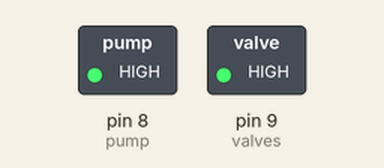
Simulated run of this sketch. Board: Arduino Uno, built with avr-gcc and run on an emulated ATmega328P. On the bench: switched loads named in the sketch (green lamp = pin HIGH). What the sketch prints to the serial monitor is not drawn.

Above: at 2.5 s.
At 5.5 s:
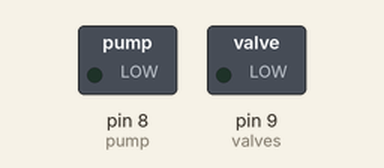
Timing chart, 0 to 7.8 s (numbered marks = the images above):
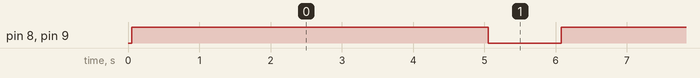

The sketch:

gardenBot_selfTest.ino
```cpp
//*************************
//Libraries
#include <math.h>
#include <Wire.h>
#include <Adafruit_MotorShield.h>
#include "utility/Adafruit_MS_PWMServoDriver.h"

//*************************
//Irrigation controls:
#define pump 8                //Pump control pin
#define valves 9              //Valve control (1,2,3)
#define Water_Level_Sensor A3 //Water level sensor

//Watering sensor variables:
double WaterAna;
double WaterNum;
int MoisAna[3];
double MoisPer[3];
static const uint8_t MoisPins[3] = {A0,A1,A2};
static const int AIR_VAL = 700;
static const int WATER_VAL = 400;

//Sensor flag:
uint8_t curSensor[3] = {1,2,3}; //Current sesnors being read/watered
int * drySensors; //List of sensors that require water
uint8_t sens[3];

//Actuation control:
Adafruit_MotorShield AFMS = Adafruit_MotorShield();  //Motor shield - Adafruit V2.0
Adafruit_StepperMotor *myMotor = AFMS.getStepper(200, 2); //Bi-stepper motor with 1.8 degree motor/360 has 200 steps, motor is connected to M3 & M4 (port 2)
int position_delta = 0;

//*************************
//Arduino setup:
void setup() {
  //Initilize serial connection
  Serial.begin(9600); //Allow for monitoring on PC (COM3) at buad rate of 9600
  //Serial.println("BEGIN MOTION: ");
  Serial.println("Setup starting");

  //Irrigation setup
  pinMode(pump, OUTPUT);
  pinMode(valves, OUTPUT);

  digitalWrite(pump, LOW) ;
  digitalWrite(valves, LOW);

  //Setup motor paramters
  myMotor->setSpeed(10);
  Serial.println("Motor speed set");

  //Initilize motor sheild
  AFMS.begin(); //WE ARE GETTING HUNG UP RIGHT HERE
  Serial.println("Setup complete");
}

//Main fns:
void loop() {
  //WATER LEVEL TEST:
  //waterTest();

  //MOISTURE LEVEL TEST:
  //moistTest();

  //PUMP & VALVES TEST:
  pumpTest();

  //MOTOR TEST:
  //motorTest();
}

//*************************
//Test Water level sensor:
void waterTest() {
  Serial.println("-------PERFORMING WATER LEVEL SENSOR TEST-------");

  WaterAna=(long)analogRead(Water_Level_Sensor);
  WaterNum=(WaterAna/650)*4;
  Serial.print("Water level: ");
  Serial.print(WaterAna);
  Serial.print(" - ");
  Serial.println(WaterNum);
  if(WaterAna<100) {
    Serial.print("WATER LOW! - ");
    Serial.println(WaterAna);
  } else {
    Serial.print("LEVEL - ");
    Serial.println(WaterAna);
  }
}

//Test Moisutre sensors:
void moistTest() {
  Serial.println("-------PERFORMING MOISTURE SENSORS TEST-------");

  char buffer[100];
  int *sensors = new int[3];
  int sens[3]={0,0,0};

  for(int i = 0; i<3; i++) {
    MoisAna[i] = analogRead(MoisPins[i]);
    MoisPer[i] = map(MoisAna[i], AIR_VAL, WATER_VAL,0,100);

    if (MoisPer[i] < 50) {
      sens[i] = 1; //Needs water
    } else {
      sens[i] = 0; //Does not need water
    }
    Serial.print("Sensor ");
    Serial.print(i);
    Serial.print(" - ");
    //Serial.println(MoisAna[i]);
    Serial.println(MoisPer[i]);
    //Serial.println(sens[i]);
  }
}

//Test pump and valves:
void pumpTest() {
  Serial.println("-------PERFORMING PUMP AND VALVE TEST-------");

  Serial.println("VALVES OPEN, PUMPING!");
  digitalWrite(valves, HIGH);
  digitalWrite(pump, HIGH);
  delay(5000);
  digitalWrite(pump, LOW);
  digitalWrite(valves, LOW);
  delay(1000);
  Serial.println("VALVES CLOSED!");
}

//Test motors:
void motorTest() {
  Serial.println("-------PERFORMING MOTOR TEST-------");

  position_delta = 1000;
  myMotor->step(position_delta,FORWARD, SINGLE); //Move to correct position
  Serial.println("AAA");
  myMotor->step(position_delta,BACKWARD, SINGLE); //Move to previous position
  myMotor->release();
}
```

Measured:
- by itself, pin 8 (pump), pin 9 (valves): alternates HIGH for 5.0 s and LOW for 1.0 s
